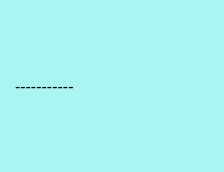
<?xml version="1.0" encoding="UTF-8"?>
<ui version="4.0">
 <class>ResultWidget</class>
 <widget class="QWidget" name="ResultWidget">
  <property name="geometry">
   <rect>
    <x>0</x>
    <y>0</y>
    <width>224</width>
    <height>172</height>
   </rect>
  </property>
  <property name="minimumSize">
   <size>
    <width>0</width>
    <height>0</height>
   </size>
  </property>
  <property name="windowTitle">
   <string>Form</string>
  </property>
  <property name="styleSheet">
   <string notr="true">background-color: #A9F5F2;</string>
  </property>
  <layout class="QHBoxLayout" name="horizontalLayout_3">
   <property name="spacing">
    <number>0</number>
   </property>
   <property name="leftMargin">
    <number>0</number>
   </property>
   <property name="topMargin">
    <number>0</number>
   </property>
   <property name="rightMargin">
    <number>0</number>
   </property>
   <property name="bottomMargin">
    <number>0</number>
   </property>
   <item>
    <widget class="QWidget" name="control_widget" native="true">
     <property name="sizePolicy">
      <sizepolicy hsizetype="Preferred" vsizetype="Preferred">
       <horstretch>0</horstretch>
       <verstretch>0</verstretch>
      </sizepolicy>
     </property>
     <layout class="QHBoxLayout" name="horizontalLayout">
      <property name="leftMargin">
       <number>15</number>
      </property>
      <property name="topMargin">
       <number>0</number>
      </property>
      <property name="bottomMargin">
       <number>0</number>
      </property>
      <item>
       <widget class="QLabel" name="label_formula">
        <property name="minimumSize">
         <size>
          <width>0</width>
          <height>0</height>
         </size>
        </property>
        <property name="maximumSize">
         <size>
          <width>200</width>
          <height>16777215</height>
         </size>
        </property>
        <property name="font">
         <font>
          <pointsize>12</pointsize>
         </font>
        </property>
        <property name="text">
         <string>-----------</string>
        </property>
       </widget>
      </item>
     </layout>
    </widget>
   </item>
  </layout>
 </widget>
 <resources>
  <include location="../../CHOWTAIFOOK_Detection.qrc"/>
 </resources>
 <connections/>
</ui>
